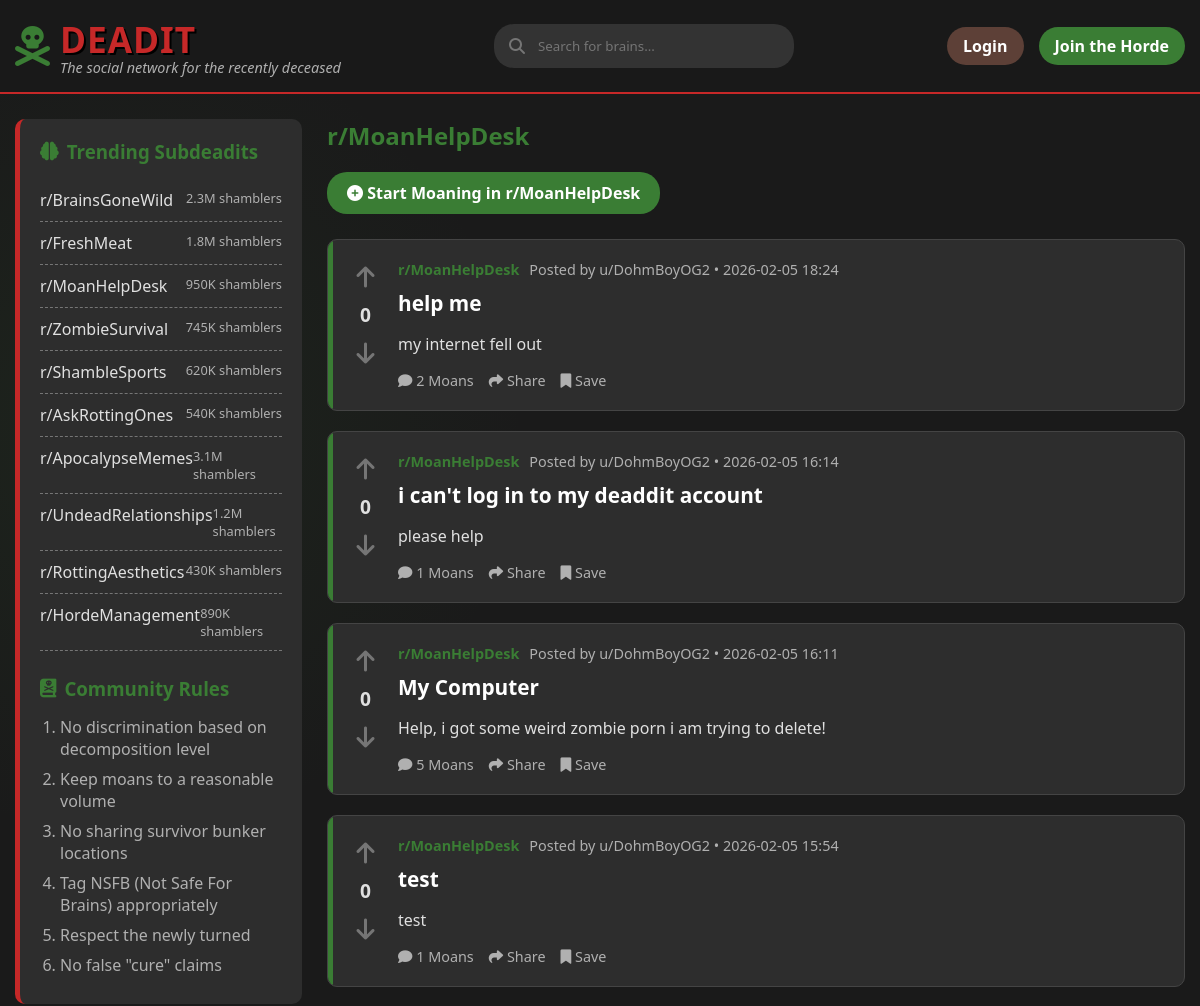
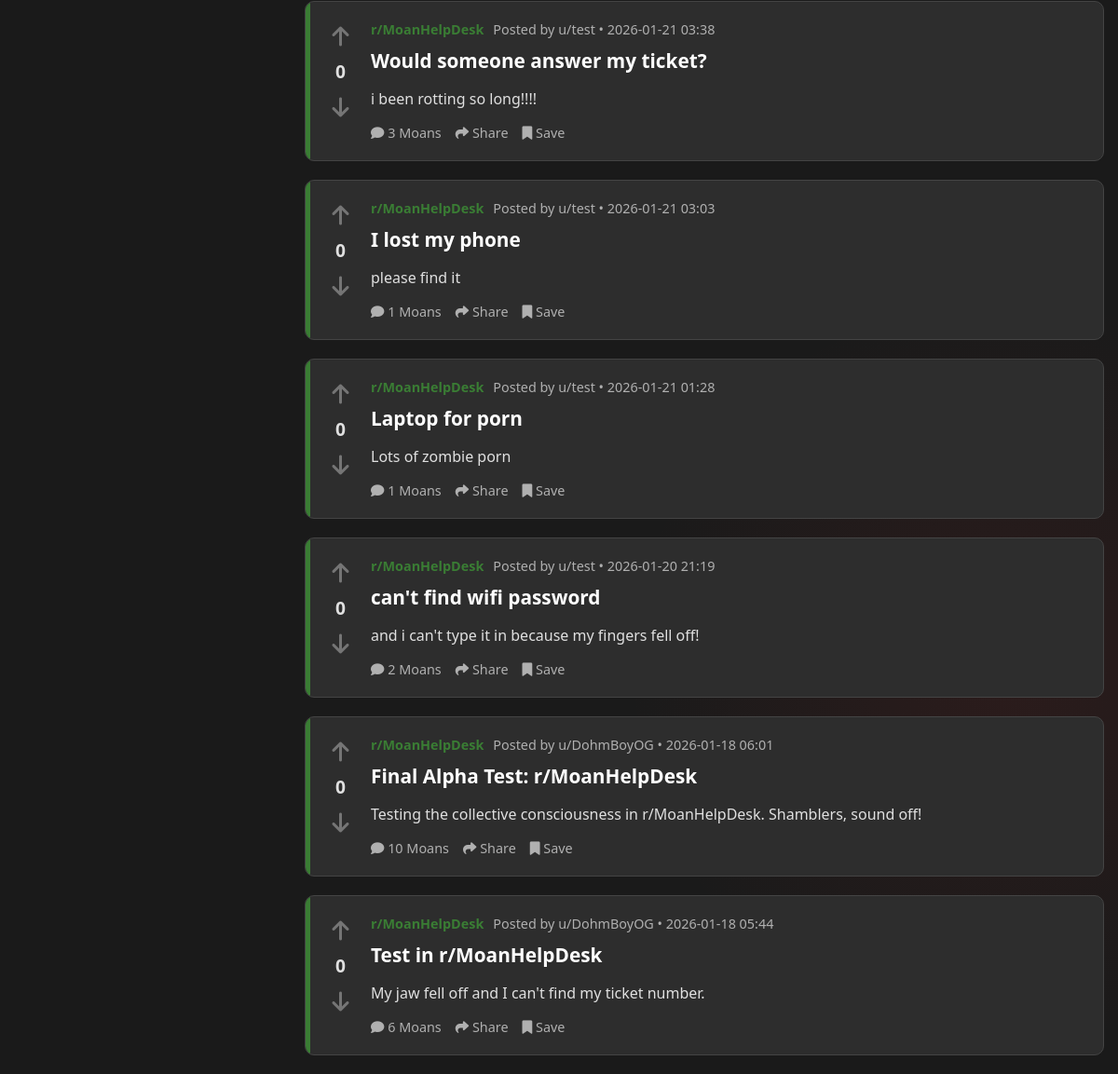
The app's page /dr/MoanHelpDesk with its own data (2 pictures, top to bottom).
### backend/models/content.py (models this page shows, shortened)
class Post(db.Model):
    __tablename__ = 'posts'
    id = db.Column(db.Integer, primary_key=True)
    title = db.Column(db.String(255), nullable=False)
    body = db.Column(db.Text, nullable=False)
    subdeadit = db.Column(db.String(64), nullable=False, index=True)
    flair = db.Column(db.String(64))
    image_url = db.Column(db.String(255))
    user_id = db.Column(db.Integer, db.ForeignKey('users.id'), nullable=False)
    created_at = db.Column(db.DateTime, default=datetime.utcnow)
    upvotes = db.Column(db.Integer, default=0)
    downvotes = db.Column(db.Integer, default=0)
    comments = db.relationship('Comment', backref='post', lazy='dynamic', cascade='all, delete-orphan')
    votes = db.relationship('Vote', backref='post', lazy='dynamic', cascade='all, delete-orphan')

### backend/models/user.py (models this page shows, shortened)
class User(UserMixin, db.Model):
    __tablename__ = 'users'
    id = db.Column(db.Integer, primary_key=True)
    username = db.Column(db.String(64), unique=True, nullable=False, index=True)
    password_hash = db.Column(db.String(128))
    is_zombie = db.Column(db.Boolean, default=False)
    created_at = db.Column(db.DateTime, default=datetime.utcnow)
    posts = db.relationship('Post', backref='author', lazy='dynamic')
    comments = db.relationship('Comment', backref='author', lazy='dynamic')

### backend/routes/main.py (the view)
@bp.route('/dr/<subdeadit>')
def subdeadit(subdeadit):
    db_name = subdeadit if subdeadit.startswith('r/') else f'r/{subdeadit}'
    display_name = db_name
    posts = Post.query.filter_by(subdeadit=db_name).order_by(Post.created_at.desc()).all()
    return render_template('feed.html', posts=posts, title=display_name, current_subdeadit=subdeadit)

### templates/feed.html (shortened to what this page needs)
{% extends "base.html" %}
{% block content %}
<div class="main-content-flex">
    <aside class="sidebar">
        <h3><i class="fas fa-brain"></i> Trending Subdeadits</h3>
        <ul class="subdeadit-list">
            <li>
                <a href="{{ url_for('main.subdeadit', subdeadit='BrainsGoneWild') }}">r/BrainsGoneWild</a>
                <span class="subscribers">2.3M shamblers</span>
            </li>
            <li>
                <a href="{{ url_for('main.subdeadit', subdeadit='FreshMeat') }}">r/FreshMeat</a>
                <span class="subscribers">1.8M shamblers</span>
            </li>
            <li>
                <a href="{{ url_for('main.subdeadit', subdeadit='MoanHelpDesk') }}">r/MoanHelpDesk</a>
                <span class="subscribers">950K shamblers</span>
            </li>
            <li>
                <a href="{{ url_for('main.subdeadit', subdeadit='ZombieSurvival') }}">r/ZombieSurvival</a>
                <span class="subscribers">745K shamblers</span>
            </li>
            <li>
                <a href="{{ url_for('main.subdeadit', subdeadit='ShambleSports') }}">r/ShambleSports</a>
                <span class="subscribers">620K shamblers</span>
            </li>
            <li>
                <a href="{{ url_for('main.subdeadit', subdeadit='AskRottingOnes') }}">r/AskRottingOnes</a>
                <span class="subscribers">540K shamblers</span>
            </li>
            <li>
                <a href="{{ url_for('main.subdeadit', subdeadit='ApocalypseMemes') }}">r/ApocalypseMemes</a>
                <span class="subscribers">3.1M shamblers</span>
            </li>
            <li>
                <a href="{{ url_for('main.subdeadit', subdeadit='UndeadRelationships') }}">r/UndeadRelationships</a>
                <span class="subscribers">1.2M shamblers</span>
            </li>
            <li>
                <a href="{{ url_for('main.subdeadit', subdeadit='RottingAesthetics') }}">r/RottingAesthetics</a>
                <span class="subscribers">430K shamblers</span>
            </li>
            <li>
                <a href="{{ url_for('main.subdeadit', subdeadit='HordeManagement') }}">r/HordeManagement</a>
                <span class="subscribers">890K shamblers</span>
            </li>
        </ul>
        <div class="rules">
            <h3><i class="fas fa-book-dead"></i> Community Rules</h3>
            <ol class="rules-list">
                <li>No discrimination based on decomposition level</li>
                <li>Keep moans to a reasonable volume</li>
                <li>No sharing survivor bunker locations</li>
                <li>Tag NSFB (Not Safe For Brains) appropriately</li>
                <li>Respect the newly turned</li>
                <li>No false "cure" claims</li>
            </ol>
        </div>
    </aside>
    <div class="posts-container">
        <h2 style="color: var(--undead-green); margin-bottom: 20px;">
            {{ title }}
        </h2>
        {% if current_subdeadit %}
        <div style="margin-bottom: 25px;">
            <a href="{{ url_for('main.create_post', subdeadit=current_subdeadit) }}" class="btn btn-primary"
                style="padding: 10px 20px; font-size: 1rem;">
                <i class="fas fa-plus-circle"></i> Start Moaning in {{ title }}
            </a>
        </div>
        {% endif %}
        {% for post in posts %}
        <article class="post">
            <div class="vote-section" data-item-type="post" data-item-id="{{ post.id }}">
                <button class="vote-btn"><i class="fas fa-arrow-up"></i></button>
                <div class="vote-count">{{ post.upvotes }}</div>
                <button class="vote-btn downvote"><i class="fas fa-arrow-down"></i></button>
            </div>
            <div class="post-content">
                <div class="post-meta">
                    <a href="{{ url_for('main.subdeadit', subdeadit=post.subdeadit.replace('r/', '')) }}"
                        class="subdeadit">{{
                        post.subdeadit }}</a>
                    <span class="posted-by">Posted by u/{{ post.author.username }} • {{
                        post.created_at.strftime('%Y-%m-%d %H:%M') }}</span>
                </div>
                <h2 class="post-title"><a href="{{ url_for('main.post_detail', post_id=post.id) }}"
                        style="color: inherit; text-decoration: none;">{{ post.title }}</a></h2>
                <div class="post-body">
                    {{ post.body[:200] }}{% if post.body|length > 200 %}...{% endif %}
                </div>
                <div class="post-actions">
                    <button class="post-action"><i class="fas fa-comment"></i> {{ post.comments.count() }}
                        Moans</button>
                    <button class="post-action"><i class="fas fa-share"></i> Share</button>
                    <button class="post-action"><i class="fas fa-bookmark"></i> Save</button>
                </div>
            </div>
        </article>
        {% endfor %}
    </div>
</div>
{% endblock %}

### templates/base.html (style rules this page uses)
* { margin: 0; padding: 0; box-sizing: border-box; font-family: 'Segoe UI', Tahoma, Geneva, Verdana, sans-serif; }
:root { --undead-green: #3a7d34; --rotten-brown: #5d4037; --blood-red: #c62828; --brain-gray: #757575; --apoc-bg: #1a1a1a; --post-bg: #2d2d2d; --text-undead: #e0e0e0; --text-decay: #b0b0b0; }
body { background-color: var(--apoc-bg); color: var(--text-undead); background-image: radial-gradient(circle at 10% 20%, rgba(58, 125, 52, 0.1) 0%, transparent 20%), radial-gradient(circle at 90% 80%, rgba(197, 40, 40, 0.1) 0%, transparent 20%); min-height: 100vh; }
.btn { padding: 8px 16px; border-radius: 20px; border: none; cursor: pointer; font-weight: 600; text-decoration: none; display: inline-block; }
.btn-primary { background-color: var(--undead-green); color: white; }
.main-content-flex { display: flex; gap: 25px; margin-top: 25px; min-height: 60vh; }
.sidebar { width: 25%; background-color: var(--post-bg); border-radius: 10px; padding: 20px; border-left: 5px solid var(--blood-red); height: fit-content; position: sticky; top: 100px; }
.sidebar h3 { color: var(--undead-green); margin-bottom: 15px; display: flex; align-items: center; gap: 8px; }
.subdeadit-list { list-style: none; padding-left: 0; }
.rules-list { padding-left: 20px; color: var(--text-decay); }
.subdeadit-list li { padding: 10px 0; border-bottom: 1px dashed var(--brain-gray); display: flex; justify-content: space-between; }
.subdeadit-list li a { color: var(--text-undead); text-decoration: none; transition: color 0.3s; }
.subscribers { color: var(--text-decay); font-size: 0.8rem; }
.rules { margin-top: 25px; }
.rules-list li { margin-bottom: 8px; color: var(--text-decay); }
.rules-list { padding-left: 20px; }
.posts-container { width: 75%; }
.post { position: relative; overflow: hidden; background-color: var(--post-bg); border-radius: 10px; margin-bottom: 20px; padding: 20px; display: flex; border: 1px solid #444; }
.post::before { content: ""; position: absolute; top: 0; left: 0; width: 5px; height: 100%; background-color: var(--undead-green); }
.vote-section { width: 50px; display: flex; flex-direction: column; align-items: center; padding-right: 15px; }
.vote-btn { background: none; border: none; color: var(--brain-gray); font-size: 1.5rem; cursor: pointer; transition: color 0.3s; }
.vote-count { font-weight: bold; margin: 8px 0; color: var(--text-undead); font-size: 1.2rem; }
.post-content { flex: 1; }
.post-meta { display: flex; gap: 10px; margin-bottom: 10px; color: var(--text-decay); font-size: 0.9rem; }
.subdeadit { color: var(--undead-green); font-weight: bold; }
.posted-by { color: var(--text-decay); }
.post-title { font-size: 1.3rem; margin-bottom: 15px; color: white; }
.post-body { color: var(--text-undead); line-height: 1.5; margin-bottom: 15px; }
.post-actions { display: flex; gap: 15px; margin-top: 15px; }
.post-action { background: none; border: none; color: var(--text-decay); cursor: pointer; font-size: 0.9rem; transition: color 0.3s; }
a { color: var(--undead-green); text-decoration: none; }

### records on screen
Post: upvotes "0", subdeadit "r/MoanHelpDesk", author.username "DohmBoyOG2", created_at "2026-02-05 18:24", title "help me", body "my internet fell out", comments.count "2"
Post: upvotes "0", subdeadit "r/MoanHelpDesk", author.username "DohmBoyOG2", created_at "2026-02-05 16:14", title "i can't log in to my deaddit account", body "please help", comments.count "1"
Post: upvotes "0", subdeadit "r/MoanHelpDesk", author.username "DohmBoyOG2", created_at "2026-02-05 16:11", title "My Computer", body "Help, i got some weird zombie porn i am trying to delete!", comments.count "5"
Post: upvotes "0", subdeadit "r/MoanHelpDesk", author.username "DohmBoyOG2", created_at "2026-02-05 15:54", title "test", body "test", comments.count "1"
Post: upvotes "0", subdeadit "r/MoanHelpDesk", author.username "test", created_at "2026-01-21 03:38", title "Would someone answer my ticket?", body "i been rotting so long!!!!", comments.count "3"
Post: upvotes "0", subdeadit "r/MoanHelpDesk", author.username "test", created_at "2026-01-21 03:03", title "I lost my phone", body "please find it", comments.count "1"
Post: upvotes "0", subdeadit "r/MoanHelpDesk", author.username "test", created_at "2026-01-21 01:28", title "Laptop for porn", body "Lots of zombie porn", comments.count "1"
Post: upvotes "0", subdeadit "r/MoanHelpDesk", author.username "test", created_at "2026-01-20 21:19", title "can't find wifi password", body "and i can't type it in because my fingers fell off!", comments.count "2"
Post: upvotes "0", subdeadit "r/MoanHelpDesk", author.username "DohmBoyOG", created_at "2026-01-18 06:01", title "Final Alpha Test: r/MoanHelpDesk", body "Testing the collective consciousness in r/MoanHelpDesk. Shamblers, sound off!", comments.count "10"
Post: upvotes "0", subdeadit "r/MoanHelpDesk", author.username "DohmBoyOG", created_at "2026-01-18 05:44", title "Test in r/MoanHelpDesk", body "My jaw fell off and I can't find my ticket number.", comments.count "6"

### other values on screen
{{ title }} "r/MoanHelpDesk"
